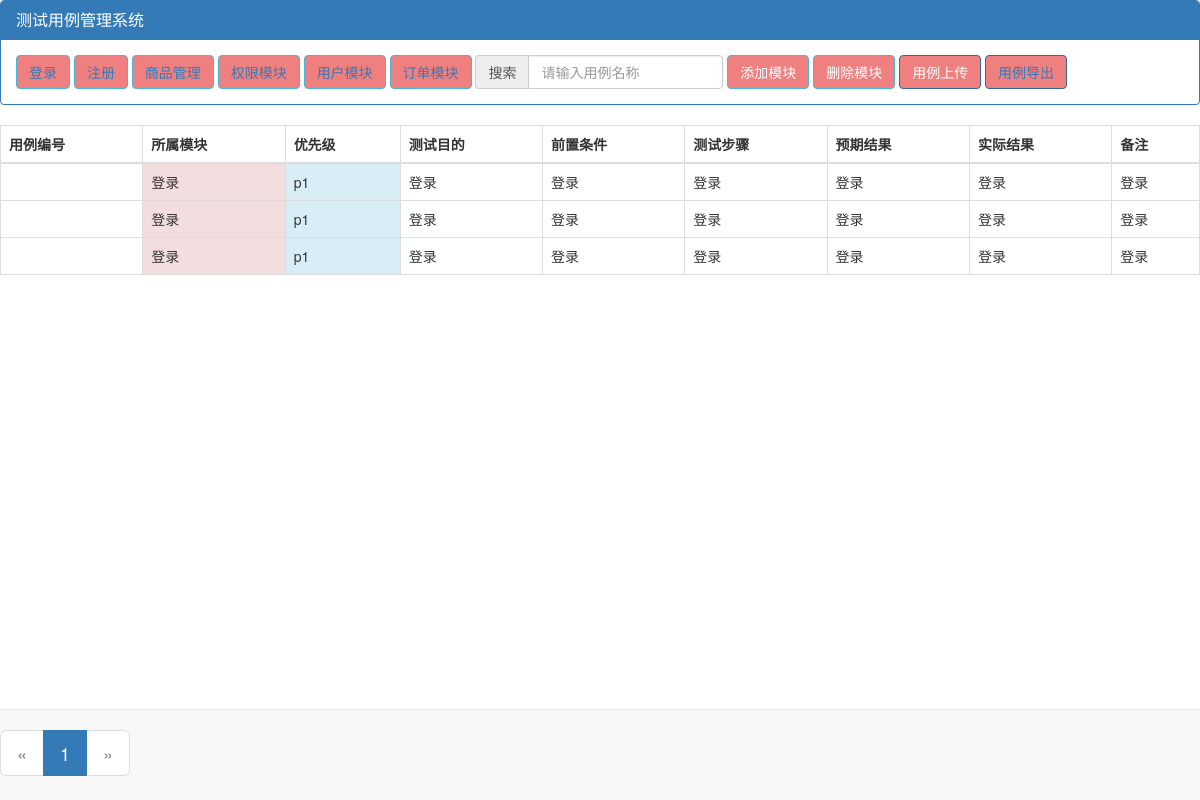
Page /testcase1/ on the earlier database version.
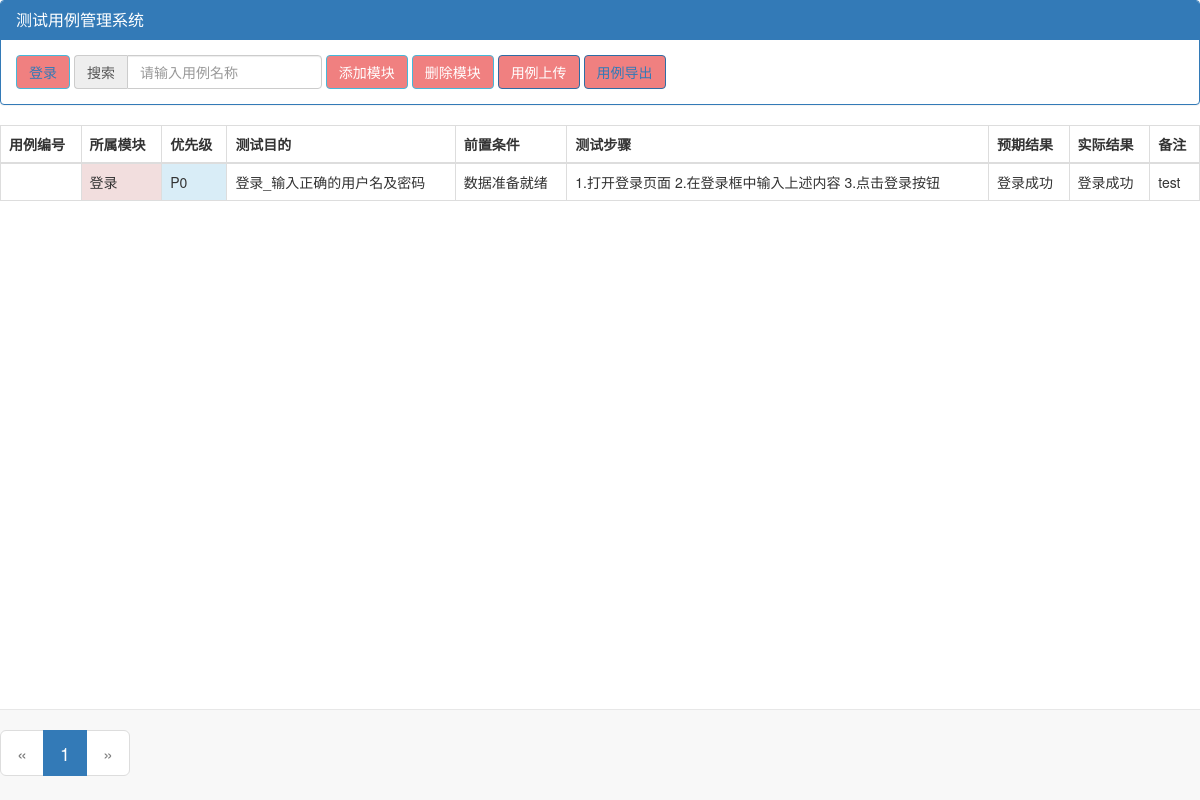
Same page on the later database version.
### CaseManagement/models.py (models this page shows, shortened)
class DB_module(models.Model):
    t_module_name = models.CharField(max_length=100, verbose_name="模块名称")
    created = models.DateTimeField(default=timezone.now)
    def __str__(self):
        return self.t_module_name
    class Meta:
        db_table = u'db_module'
        verbose_name = '模块名称'
        verbose_name_plural = verbose_name

class DB_testcase(models.Model):
    t_priority = models.CharField(max_length=100, verbose_name="优先级")  # 优先级
    t_purpose = models.CharField(max_length=100, verbose_name="测试目的")  # 测试目的
    t_precondition = models.CharField(max_length=100, verbose_name="前置条件")  # 前置条件
    t_steps = models.CharField(max_length=100, verbose_name="测试步骤")  # 测试步骤
    t_expected_result = models.CharField(max_length=100, verbose_name="预期结果")  # 预期结果
    t_actual_result = models.CharField(max_length=100, verbose_name="实际结果")  # 实际结果
    t_remark = models.CharField(max_length=100, null=True, blank=True, verbose_name="备注")  # 备注
    t_module = models.ForeignKey(DB_module, verbose_name="模块名称", on_delete=models.CASCADE,null=True, blank=True)  # 所属模块
    class Meta:
        db_table = u'db_testcase'
        verbose_name = u'测试用例'
        ordering = ['t_priority']
        verbose_name_plural = u'测试用例'

### CaseManagement/views.py (the view)
# urls.py: url(r'testcase1/', views.testcase1),
def testcase1(request):
    module_id = request.GET.get('module_id', 1)
    logger.info('从前端拿到模块的module_id为：%s' % module_id)
    page = request.GET.get('page', 1)
    if not page:
        page = 1
    else:
        page = int(page)
    all_module = DB_module.objects.all()
    logger.info('取出所有的模块为：%s' % all_module)
    try:
        module_case = DB_module.objects.get(id=module_id)
    except Exception as e:
        print(e)
        return HttpResponseBadRequest('无用例')
    all_testcase_module = DB_testcase.objects.filter(t_module=module_case)
    paginator = Paginator(all_testcase_module, 15)
    page_article_list = paginator.page(page)
    pag_num = paginator.num_pages
    if page_article_list.has_next():
        next_page = page + 1
    else:
        next_page = page
    if page_article_list.has_previous():
        prev_page = page - 1
    else:
        prev_page = page
    print(module_id)
    page_num = range(1, pag_num + 1)
    print(page_num)
    return render(request, 'templates/testcase6.html', {
        'page_article_list': page_article_list,
        'page_num': page_num,
        'testcase_list': page_article_list,
        'curr_page': page,
        'next_page': next_page,
        'prev_page': prev_page,
        'module_list': all_module,
        'module_id': module_id
    })

### templates/testcase6.html (shortened to what this page needs)
<!DOCTYPE html>
<html lang="en">
<head>
    <link rel="stylesheet" href="https://stackpath.bootstrapcdn.com/bootstrap/3.4.1/css/bootstrap.min.css">
</head>
<body>
<div class="panel panel-primary">
    <div class="panel-heading">
        <h3 class="panel-title "><a href="http://127.0.0.1:8000/admin"  target="_blank">测试用例管理系统</a></h3>
    </div>
    <div class="panel-body form-inline">
        {% for i in module_list %}
            <button type="button" class="btn btn-info" style="color: #00F7DE">
                <a id={{ i.id }} href="/testcase1?module_id={{ i.id }}">{{ i.t_module_name }}</a>
            </button>
        {% endfor %}
        <div class="input-group">
            <div class="input-group-addon">搜索</div>
            <input type="text" class="form-control" id="exampleInputAmount" placeholder="请输入用例名称">
        </div>
        <button id="btnAddModule" class="btn btn-primary btn-info"
                onclick="javascript:document.getElementById('add_Module_div').style.display='block'">添加模块
        </button>
        <button id="btnDelModule" class="btn btn-primary btn-info"
                onclick="javascript:document.getElementById('del_Module_div').style.display='block'">删除模块
        </button>
        <button id="btnCaseimport" class="btn btn-primary"
                onclick="javascript:document.getElementById('file-import').style.display='block'">用例上传
        </button>
        <button id="btnCaseexport" class="btn btn-primary"><a href="/case_export/" target="_blank">用例导出</a></button>
    </div>
</div>
<table class="table  table-bordered table-hover">
    <thead>
    <tr>
    <tr>
        <th>用例编号</th>
        <th>所属模块</th>
        <th>优先级</th>
        <th>测试目的</th>
        <th>前置条件</th>
        <th>测试步骤</th>
        <th>预期结果</th>
        <th>实际结果</th>
        <th>备注</th>
    </tr>
    </tr>
    </thead>
    <tbody>
    {% for i in testcase_list %}
        <tr>
            <td>{{ i.t_id }}</td>
            <td class="danger">{{ i.t_module }}</td>
            <td class="info">{{ i.t_priority }}</td>
            <td class="errors">{{ i.t_purpose }}</td>
            <td class="">{{ i.t_precondition }}</td>
            <td class="">{{ i.t_steps }}</td>
            <td class="">{{ i.t_expected_result }}</td>
            <td class="">{{ i.t_actual_result }}</td>
            <td class="">{{ i.t_remark }}</td>
        </tr>
    {% endfor %}
    </tbody>
</table>
<nav aria-label="Page navigation" class="navbar navbar-default navbar-fixed-bottom ">
    <ul class="pagination pagination-lg ">
        {% if page_article_list.has_previous %}
            <li>
                <a href="/testcase1?page={{ prev_page }}" aria-label="Previous">
                    <span aria-hidden="true">«</span>
                </a>
            </li>
        {% else %}
            <li class="disabled">
                <a href="#" aria-label="Previous">
                    <span aria-hidden="true">«</span>
                </a>
            </li>
        {% endif %}
        {% for num in page_num %}
            {% ifequal num curr_page %}
                <li class="active"><a href="/testcase1?module_id={{ module_id }}&page={{ num }}"> {{ num }}</a>
                </li>
            {% else %}
                <li class="select2-container--disabled"><a
                        href="/testcase1?module_id={{ module_id }}&page={{ num }}"> {{ num }}</a></li>
            {% endifequal %}
        {% endfor %}
        {% if page.has_next %}
            <li>
                <a href="/testcase1?module_id={{ module_id }}page={{ next_page }}" aria-label="Next">
                    <span aria-hidden="true">»</span>
                </a></li>
        {% else %}
            <li class="disabled ">
                <a href="#" aria-label="Next">
                    <span aria-hidden="true" style="color: gray">»</span>
                </a></li>
        {% endif %}
    </ul>
</nav>
</body>
</html>
</head>
<body>
</body>
</html>

Differences in the rows shown:
removed DB_module: t_module_name "注册"
removed DB_module: t_module_name "商品管理"
removed DB_module: t_module_name "权限模块"
removed DB_module: t_module_name "用户模块"
removed DB_module: t_module_name "订单模块"
removed DB_testcase: t_module "登录", t_priority "p1", t_purpose "登录", t_precondition "登录", t_steps "登录", t_expected_result "登录", t_actual_result "登录", t_remark "登录"
removed DB_testcase: t_module "登录", t_priority "p1", t_purpose "登录", t_precondition "登录", t_steps "登录", t_expected_result "登录", t_actual_result "登录", t_remark "登录"
removed DB_testcase: t_module "登录", t_priority "p1", t_purpose "登录", t_precondition "登录", t_steps "登录", t_expected_result "登录", t_actual_result "登录", t_remark "登录"
added DB_testcase: t_module "登录", t_priority "P0", t_purpose "登录_输入正确的用户名及密码", t_precondition "数据准备就绪", t_steps "1.打开登录页面 2.在登录框中输入上述内容 3.点击登录按钮", t_expected_result "登录成功", t_actual_result "登录成功", t_remark "test"
